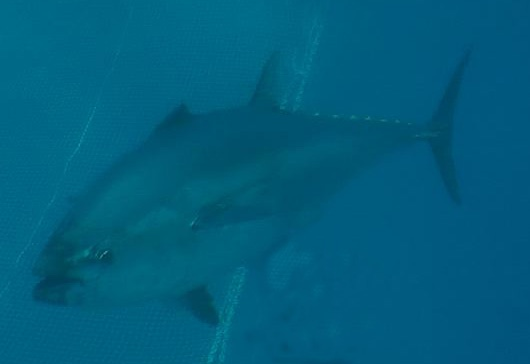
//> input picture 预处理PreSolve/Mist/example2.JPG, 530 x 364 px
$ ./main   (built with g++ and OpenCV 4)
//> lines starting //> are read from the running program, lines starting //| are printed output that depends on the picture
#include"iostream"
#include<stdlib.h>
#include"opencv2/opencv.hpp"
#include"opencv2/highgui/highgui.hpp"
#include"opencv2/core/core.hpp"
#include"opencv2/imgproc/imgproc.hpp"
#include"opencv2/video/background_segm.hpp"
using namespace std;
using namespace cv;

double alpha_R = 0.5;
double alpha_G = 0.065;
double alpha_B = 0.075;
//Pixel类，存放像素的三通道最小值即坐标
class Pixel
{
public:
	int p_row;
	int p_col;
	double p_color;
	Pixel(int row, int col, double color);
};
Pixel::Pixel(int row, int col, double color)
{
	p_row = row;
	p_col = col;
	p_color = color;
}

//根据颜色值从小到大排列（用于找出最小值）
bool color_cmp(double c1, double c2)
{
	if (c1 < c2)
		return true;
	return false;
}

//根据颜色值从大到小排列（用于找出前0.1%亮度的像素点)
bool color_cmp2(const Pixel& p1, const Pixel& p2)
{
	if (p1.p_color > p2.p_color)
		return true;
	return false;
}

//生成高斯噪声
// [52 lines left out: functions generateGaussianNoise, addGaussianNoise, not called in this run]

int t_cal(double t_element[3],double A_element[3])
{

	Mat OriginalImg;
	OriginalImg = imread("example2.jpg", IMREAD_COLOR);//读取原始彩色图像
//> OriginalImg is the input picture: 364 rows x 530 cols, CV_8UC3; mean B, G, R 125.2, 93.9, 0.9
	if (OriginalImg.empty())  //判断图像对否读取成功
	{
		cout << "错误!读取图像失败\n";
		return -1;
	}
	//imshow("原图", OriginalImg); //显示原始图像
	//cout << "Width:" << OriginalImg.rows << "\tHeight:" << OriginalImg.cols << endl;//打印图像长宽

	//修改图片大小
	Mat ResizeImg;
	if (OriginalImg.cols > 640)
		resize(OriginalImg, ResizeImg, Size(640, 640 * OriginalImg.rows / OriginalImg.cols));
	else
		ResizeImg = OriginalImg.clone();

	//求取原图暗通道
	Mat MinImg = Mat::zeros(ResizeImg.size(), CV_8UC1);
	double color_element[3] = {};
	for (int i = 0; i < MinImg.rows; i++)
	{
		for (int j = 0; j < MinImg.cols; j++)
		{
			for (int k = 0; k < 3; k++)
			{
				color_element[k] = (double)ResizeImg.at<Vec3b>(i, j)[k]; //获取各像素点三通道的最小值
			}
			std::sort(color_element, color_element + 3, color_cmp);
			MinImg.at<uchar>(i, j) = color_element[0];
		}
	}
//> after the loop, color_element = [0, 83, 123]

	Mat ExpandImg;
	int window_element = 5; //遍历窗口半径
	copyMakeBorder(MinImg, ExpandImg, window_element, window_element,
		window_element, window_element, BORDER_REPLICATE); //扩充边缘
	//imshow("扩展边界", ExpandImg);
	Mat DarkImg = Mat::zeros(ResizeImg.size(), CV_8UC1);
	vector<Pixel> pixel_element;
	double min_element = 0;
	for (int i = 0; i < ExpandImg.rows - (window_element * 2 + 1); i++)
	{
		for (int j = 0; j < ExpandImg.cols - (window_element * 2 + 1); j++)
		{
			Mat WindowImg = ExpandImg(Range(i + 1, i + 2 * window_element + 2), Range(j + 1, j + 2 * window_element + 2));
			minMaxLoc(WindowImg, &min_element); //寻找区域内最小值
			DarkImg.at<uchar>(i, j) = min_element;
			pixel_element.push_back(Pixel(i, j, min_element));
		}
	}
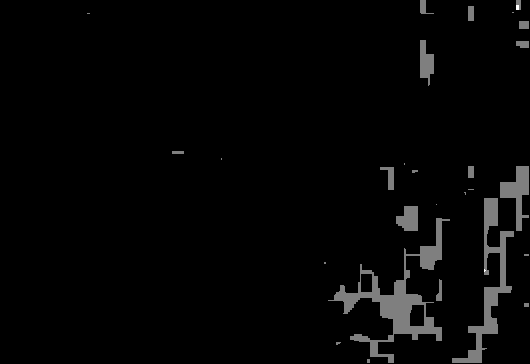
//> DarkImg: 364 rows x 530 cols, CV_8UC1; min 0, max 2, mean 0.0435; drawn with min black and max white
//> after the loop, pixel_element = 192027 items

	//大气光照值A确定
	std::sort(pixel_element.begin(), pixel_element.end(), color_cmp2); //对像素按灰度值由大到小排列
	int N_element = ceil(DarkImg.rows*DarkImg.cols / 1000);
//> N_element = 192
	//int B_element = 0, G_element = 0, R_element = 0;
	//int A_element[3] = { B_element ,G_element ,R_element };
	for (int i = 0; i < N_element; i++) //选取其中的0.1%个像素点数据
	{
		for (int j = 0; j < 3; j++)
		{
			A_element[j] += (double) ResizeImg.at<Vec3b>(pixel_element[i].p_row, pixel_element[i].p_col)[j];
		}
	}
	for (int k = 0; k < 3; k++)
	{
		A_element[k] = A_element[k] / N_element;
	}

	//计算各通道透射率 https://wenku.baidu.com/view/fe8225a259fafab069dc5022aaea998fcd224039.html
	vector<Mat> channels_element;
	split(ResizeImg, channels_element);
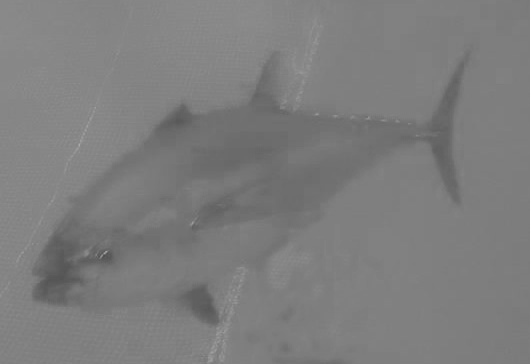
//> channels_element[0]: 364 rows x 530 cols, CV_8UC1; min 77, max 170, mean 125.2
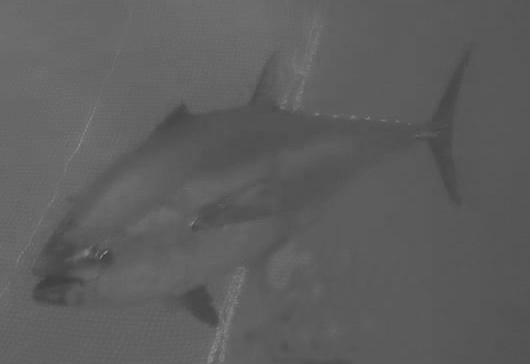
//> channels_element[1]: 364 rows x 530 cols, CV_8UC1; min 58, max 146, mean 93.9
	// [9 lines of commented-out code are left out]
	double max_element = 0;
	minMaxLoc(channels_element.at(2), NULL, &max_element, NULL, NULL);
//> max_element = 74

	t_element[2] = max(max_element / (-A_element[2]) + 1, (max_element - A_element[2]) / (255 - A_element[2]));
	t_element[1] = pow(t_element[2], alpha_G / alpha_R);
	t_element[0] = pow(t_element[2], alpha_B / alpha_R);

}

int main()
{

	double t_element[3], A_element[3] = {0,0,0};
	t_cal(t_element,A_element);
//> t_element = [0.829, 0.85, 0.286]; A_element = [126.2, 88.1, 1.43]
	char num[1];
	for (int m = 10; m < 16; m++)
	{
		// itoa(m, num, 10);
		ostringstream oss1;
		oss1 << "F:/我的资源/data/batch_" << m << "/";
		cv::String path = oss1.str();
		ostringstream oss2;
		oss2 << "F:/我的资源/data/batch_" << m << "_new/";
		cv::String dest = oss2.str();
		cv::String savedfilename;
		std::vector<cv::String> filenames;
		cv::Mat srcImg, dstImg;
//> (the run ends here: the program stops with an error, at `cv::glob(path, filenames);`)
